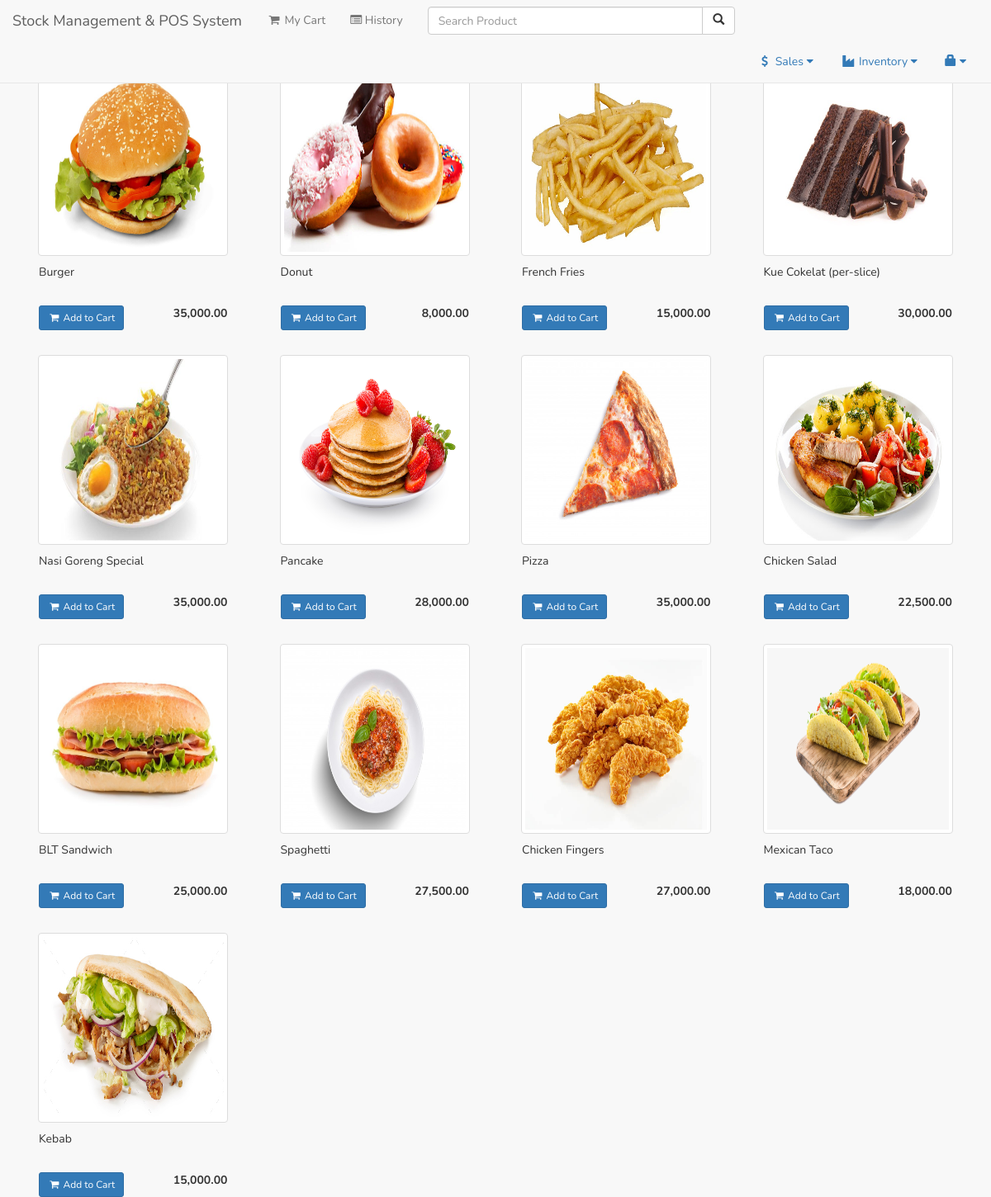
Page /user/plist.php?cat=1 (signed in) on the earlier database version.
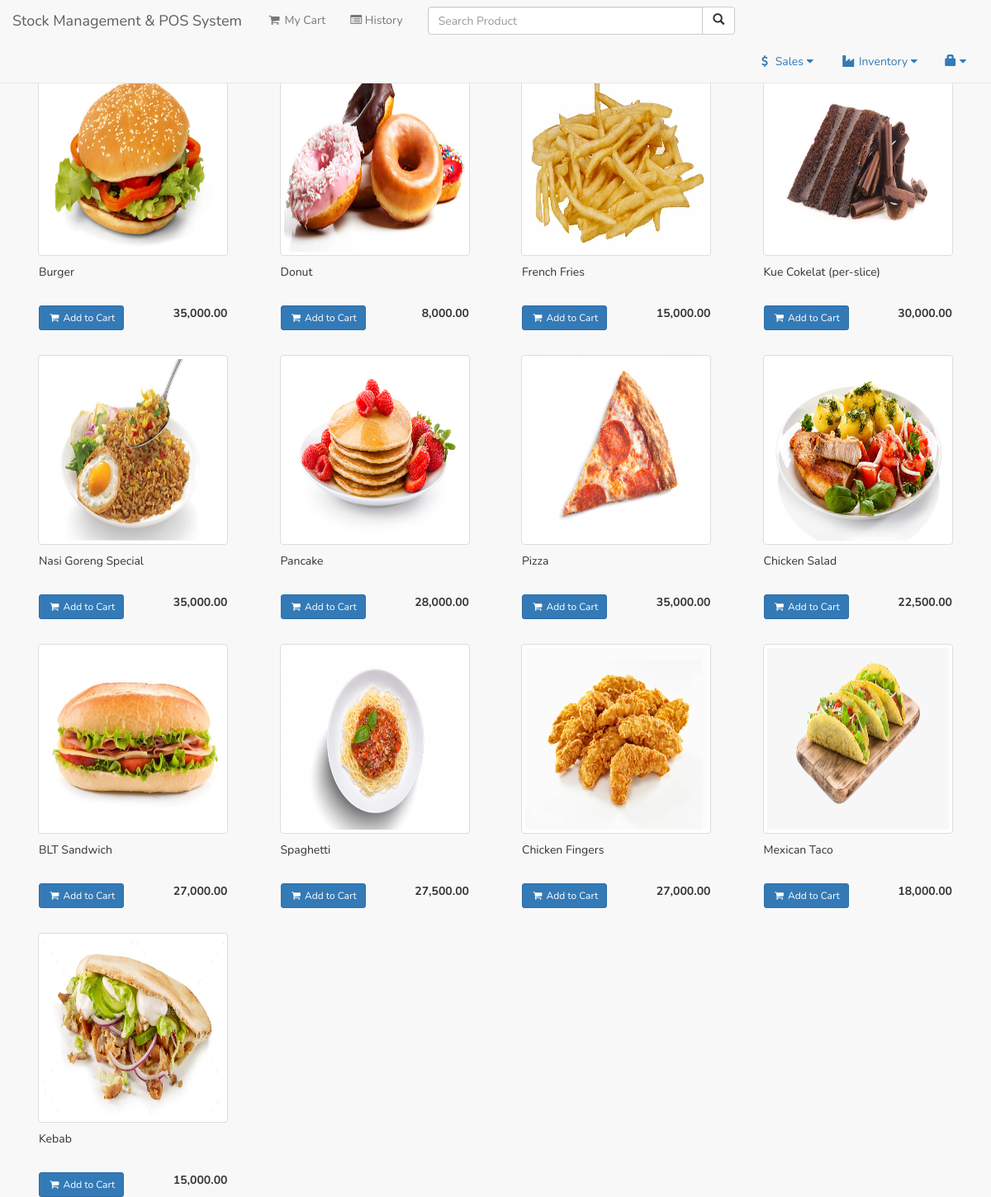
Same page on the later database version.
### tables this page shows
CREATE TABLE `product` (
  `productid` int(11) NOT NULL,
  `categoryid` int(11) NOT NULL,
  `product_name` varchar(150) NOT NULL,
  `product_price` double NOT NULL,
  `product_qty` double NOT NULL,
  `photo` varchar(200) NOT NULL,
  `supplierid` int(11) NOT NULL
);

### user/plist.php (the view, shortened to what this page needs)
<?php include('session.php'); ?>
<?php include('header.php'); ?>
<?php $cat=$_GET['cat']; ?>
<body>
<?php include('navbar.php'); ?>
<div class="container">
	<div style="height: 80px;"></div>
	<div>
	<?php
		$inc=4;
		$query=mysqli_query($conn,"select * from product where categoryid='$cat'");
		while($row=mysqli_fetch_array($query)){
			$inc = ($inc == 4) ? 1 : $inc+1;
			if($inc == 1) echo "<div class='row'>";
			?>
				<div class="col-lg-3">
				<div>
					<img src="../<?php if (empty($row['photo'])){echo "upload/noimage.jpg";}else{echo $row['photo'];} ?>" style="width: 230px; height:230px; padding:auto; margin:auto;" class="thumbnail">
					<div style="height: 10px;"></div>
					<div style="height:40px; width:230px; margin-left:17px;"><?php echo $row['product_name']; ?></div>
					<div style="height: 10px;"></div>
					<div style="margin-left:17px; margin-right:17px;">
						<button type="button" class="btn btn-primary btn-sm addcart" value="<?php echo $row['productid']; ?>"><i class="fa fa-shopping-cart fa-fw"></i> Add to Cart</button> <span class="pull-right"><strong><?php echo number_format($row['product_price'],2); ?></strong></span>
					</div>
				</div>
				</div>
			<?php
		if($inc == 4) echo "</div><div style='height: 30px;'></div>";
		}
		if($inc == 1) echo "<div class='col-lg-3></div><div class='col-lg-3'></div><div class='col-lg-3'></div></div>";
	?>
	</div>
</div>
</body>
</html>

### user/header.php (shortened to what this page needs)
<!DOCTYPE html>
<html lang="en">
<head>
    <link href="../vendor/bootstrap/css/bootstrap.min.css" rel="stylesheet">
    <link href="../vendor/datatables-plugins/dataTables.bootstrap.css" rel="stylesheet">
    <link href="../vendor/datatables-responsive/dataTables.responsive.css" rel="stylesheet">
    <link href="../vendor/font-awesome/css/font-awesome.min.css" rel="stylesheet" type="text/css">
    <link href="../vendor/metisMenu/metisMenu.min.css" rel="stylesheet">
	<link href="../css/style.css" rel="stylesheet">
    <link href="../dist/css/sb-admin-2.css" rel="stylesheet">
</head>

### user/navbar.php (shortened to what this page needs)
     <nav class="navbar navbar-default navbar-fixed-top" role="navigation" style="margin-bottom: 0">
         <div class="navbar-header">
             <a class="navbar-brand" href="index.php">Stock Management & POS System</a>
         </div>
<ul class=" nav navbar-nav">
	<li id="cartme" style="cursor:pointer">
                <a id="cart_control"><i class="fa fa-shopping-cart fa-fw"></i> My Cart</a>
             </li>
	<li id="history"><a href="history.php"><span class="fa fa-list-alt"></span> History</a></li>
	<li>
		<form class="navbar-form" role="search" method="POST" action="search_result2.php">
		<div class="input-group" id="searchbox" style="width:400px;">
			<input type="text" class="form-control" placeholder="Search Product" name="search" id="search">
			<div class="input-group-btn">
			<button class="btn btn-default" type="submit"><i class="glyphicon glyphicon-search"></i></button>
			</div>
		</div>
		</form>
	</li>
</ul>
         <ul class="nav navbar-top-links navbar-right">
	<li class="dropdown">
		<a class="dropdown-toggle" data-toggle="dropdown" href="#">
			<i class="fa fa-usd fa-fw"></i> Sales <i class="fa fa-caret-down"></i>
                 </a>
             </li>
             <li class="dropdown">
             	<a class="dropdown-toggle" data-toggle="dropdown" href="#">
			<i class="fa fa-industry fa-fw"></i> Inventory <i class="fa fa-caret-down"></i>
                 </a>
             </li>
             <li class="dropdown">
                 <a class="dropdown-toggle" data-toggle="dropdown" href="#">
			<span class="glyphicon glyphicon-lock"></span> <i class="fa fa-caret-down"></i>
                 </a>
             </li>
         </ul>
     </nav>

### user/header.php (style rules this page uses)
* { font-family: 'Nunito', sans-serif; }

Differences in the rows shown:
changed product "BLT Sandwich": product_price "25,000.00" → "27,000.00"
